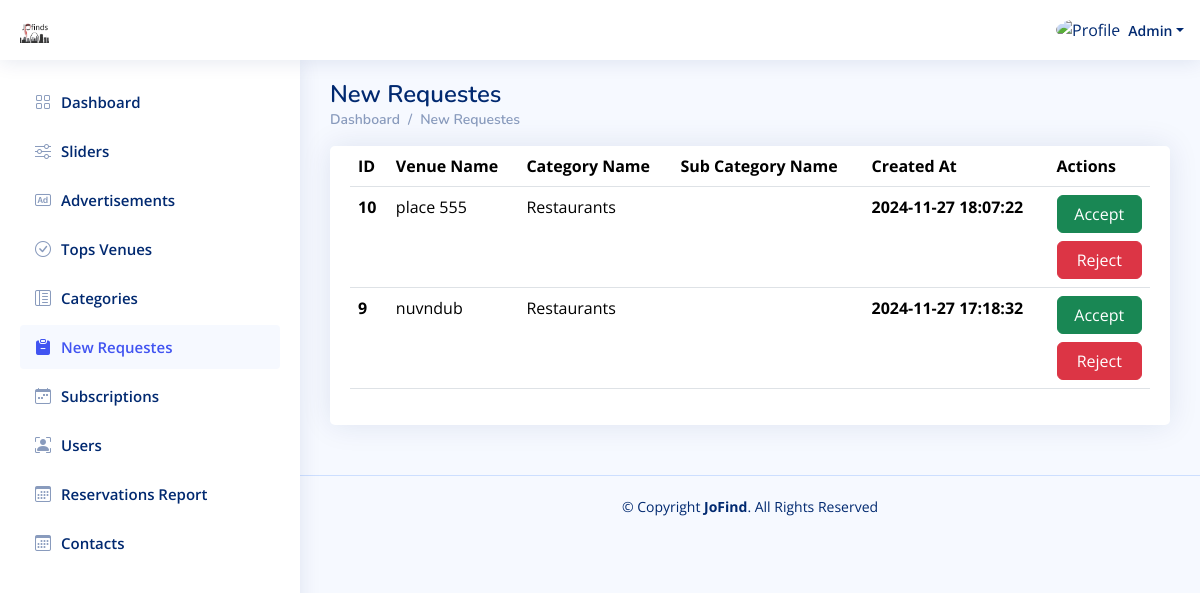
/Admin_Dashboard/New_Requestes.php (signed in), run on an earlier commit of the app's database.
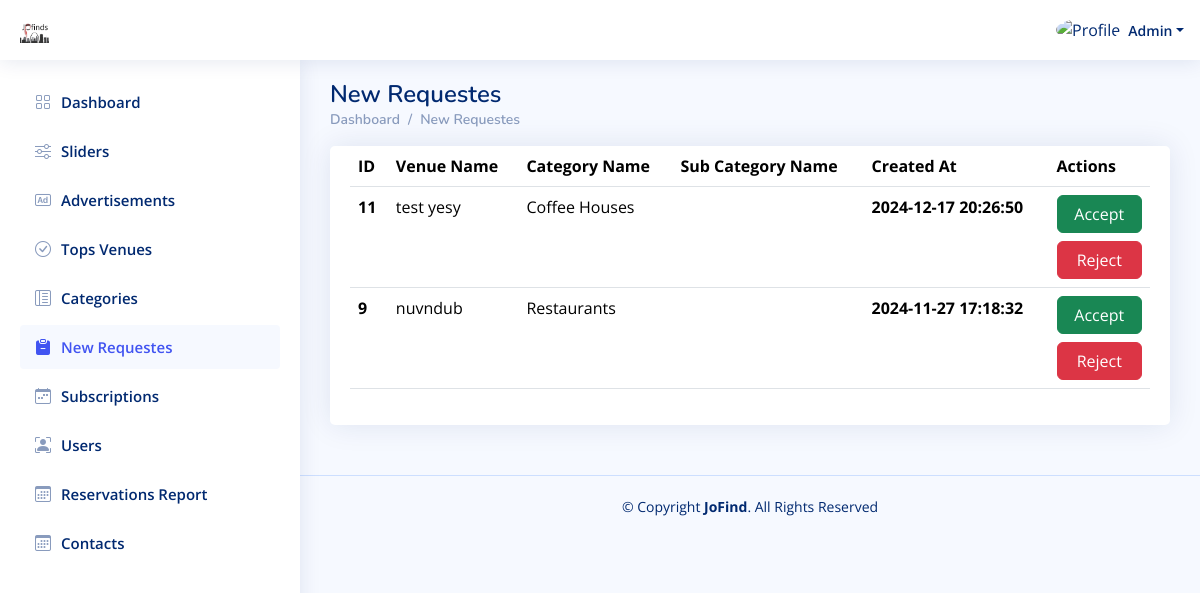
And on a later commit of the database.
### tables this page shows
CREATE TABLE `places` (
  `id` int(11) NOT NULL,
  `category_id` int(11) NOT NULL,
  `sub_category_id` int(11) DEFAULT NULL,
  `status_id` int(11) DEFAULT NULL,
  `city_id` int(11) NOT NULL,
  `name` varchar(250) NOT NULL,
  `image` varchar(250) NOT NULL,
  `email` varchar(250) NOT NULL,
  `description` text DEFAULT NULL,
  `total_rate` double NOT NULL DEFAULT 0,
  `phone` varchar(250) NOT NULL,
  `password` varchar(250) NOT NULL,
  `rejection_note` text DEFAULT NULL,
  `address` varchar(250) NOT NULL,
  `commercial_register` varchar(250) NOT NULL,
  `menu` varchar(250) DEFAULT NULL,
  `active` int(11) NOT NULL DEFAULT 1,
  `created_at` timestamp NOT NULL DEFAULT current_timestamp()
);

CREATE TABLE `categories` (
  `id` int(11) NOT NULL,
  `image` varchar(250) NOT NULL,
  `name` varchar(250) NOT NULL,
  `active` int(11) NOT NULL DEFAULT 1,
  `created_at` timestamp NOT NULL DEFAULT current_timestamp()
);

### Admin_Dashboard/New_Requestes.php (the view, shortened to what this page needs)
<?php
include "../Connect.php";
$A_ID = $_SESSION['A_Log'];
if (!$A_ID) {
    echo '<script language="JavaScript">
     document.location="../Login.php";
    </script>';
} else {
    $sql1 = mysqli_query($con, "select * from users where id='$A_ID'");
    $row1 = mysqli_fetch_array($sql1);
    $name = $row1['name'];
}
?>
<!DOCTYPE html>
<html lang="en">
  <head>
    <link
      href="../assets/vendor/bootstrap/css/bootstrap.min.css"
      rel="stylesheet"
    />
    <link
      href="../assets/vendor/bootstrap-icons/bootstrap-icons.css"
      rel="stylesheet"
    />
    <link href="../assets/vendor/boxicons/css/boxicons.min.css" rel="stylesheet" />
    <link href="../assets/vendor/quill/quill.snow.css" rel="stylesheet" />
    <link href="../assets/vendor/quill/quill.bubble.css" rel="stylesheet" />
    <link href="../assets/vendor/remixicon/remixicon.css" rel="stylesheet" />
    <link href="../assets/vendor/simple-datatables/style.css" rel="stylesheet" />
    <link href="../assets/css/style.css" rel="stylesheet" />
  </head>
  <body>
    <header id="header" class="header fixed-top d-flex align-items-center">
      <div class="d-flex align-items-center justify-content-between">
        <a href="index.php" class="logo d-flex align-items-center">
          <img src="../assets/img/Logo.png" alt="" />
        </a>
      </div>
      <nav class="header-nav ms-auto">
        <ul class="d-flex align-items-center">
          <li class="nav-item dropdown pe-3">
            <a
              class="nav-link nav-profile d-flex align-items-center pe-0"
              href="#"
              data-bs-toggle="dropdown"
            >
              <img
                src="https://www.computerhope.com/jargon/g/guest-user.png"
                alt="Profile"
                class="rounded-circle"
              />
              <span class="d-none d-md-block dropdown-toggle ps-2"><?php echo $name ?></span> </a
            >
          </li>
        </ul>
      </nav>
    </header>
    <?php require './Aside-Nav/Aside.php'?>
    <main id="main" class="main">
      <div class="pagetitle">
        <h1>New Requestes</h1>
        <nav>
          <ol class="breadcrumb">
            <li class="breadcrumb-item"><a href="index.php">Dashboard</a></li>
            <li class="breadcrumb-item">New Requestes</li>
          </ol>
        </nav>
      </div>
      <section class="section">
        <div class="row">
          <div class="col-lg-12">
            <div class="card">
              <div class="card-body">
                <table class="table datatable">
                  <thead>
                    <tr>
                      <th scope="col">ID</th>
                      <th scope="col">Venue Name</th>
                      <th scope="col">Category Name</th>
                      <th scope="col">Sub Category Name</th>
                      <th scope="col">Created At</th>
                      <th scope="col">Actions</th>
                    </tr>
                  </thead>
                  <tbody>
                  <?php
$sql1 = mysqli_query($con, "SELECT * from places WHERE status_id = 1 ORDER BY id DESC");
while ($row1 = mysqli_fetch_array($sql1)) {
    $place_id = $row1['id'];
    $category_id = $row1['category_id'];
    $sub_category_id = $row1['sub_category_id'];
    $place_name = $row1['name'];
    $created_at = $row1['created_at'];
    $sql2 = mysqli_query($con, "SELECT * from categories WHERE id = '$category_id'");
    $row2 = mysqli_fetch_array($sql2);
    $category_name = $row2['name'];
    $sql3 = mysqli_query($con, "SELECT * from sub_categories WHERE id = '$sub_category_id'");
    $row3 = mysqli_fetch_array($sql3);
    $sub_category_name = $row3['name'];
    ?>
                    <tr>
                      <th scope="row"><?php echo $place_id ?></th>
                      <td><?php echo $place_name ?></td>
                      <td><?php echo $category_name ?></td>
                      <td><?php echo $sub_category_name ?></td>
                      <th scope="row"><?php echo $created_at ?></th>
                      <td>
              <div class="d-flex flex-column">
                        <a href="./AcceptOrRejectPlace.php?place_id=<?php echo $place_id ?>&status=2" class="btn btn-success mb-2"
                          >Accept</a
                        >
                        <button
            type="button"
            class="btn btn-danger"
            data-bs-toggle="modal"
            data-bs-target="#verticalycentered"
            id="btn-<?php echo $place_id ?>"
            onclick="getId(event)"
          >
            Reject
          </button>
                        </div>
                      </td>
                    </tr>
<?php
}?>
                  </tbody>
                </table>
              </div>
            </div>
          </div>
        </div>
      </section>
    </main>
    <footer id="footer" class="footer">
      <div class="copyright">
        &copy; Copyright <strong><span>JoFind</span></strong
        >. All Rights Reserved
      </div>
    </footer>
  </body>
</html>

What changed in the data, as far as the page shows it:
no longer on this page (row edited): places: id "10", name "place 555", category.name "Restaurants", created_at "2024-11-27 18:07:22"
added places: id "11", name "test yesy", category.name "Coffee Houses", created_at "2024-12-17 20:26:50"
